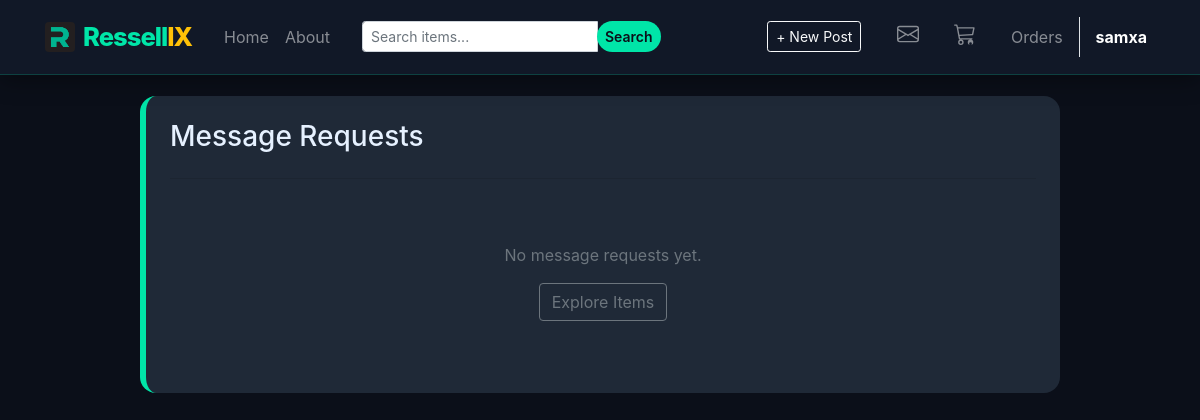
The app's page /inbox/ (signed in), older data.
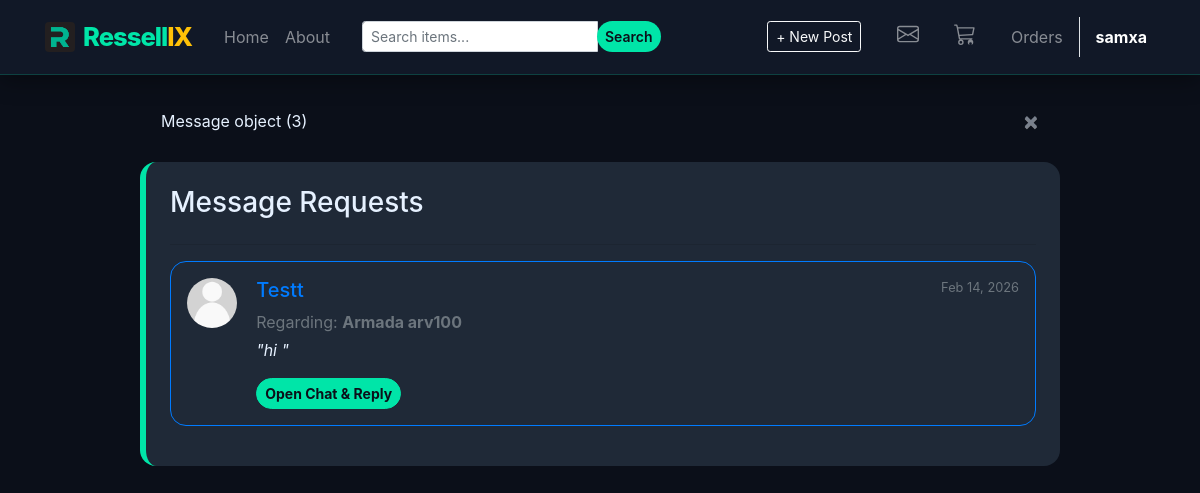
The same page, newer data.
### users/models.py (models this page shows, shortened)
class Message(models.Model):
    sender = models.ForeignKey(User, on_delete=models.CASCADE, related_name='sent_messages')
    receiver = models.ForeignKey(User, on_delete=models.CASCADE, related_name='received_messages')
    post = models.ForeignKey(Post, on_delete=models.CASCADE, null=True, blank=True)
    content = models.TextField()
    timestamp = models.DateTimeField(auto_now_add=True)
    is_read = models.BooleanField(default=False)
    class Meta:
        ordering = ['-timestamp']

class Profile(models.Model):
    user = models.OneToOneField(User, on_delete=models.CASCADE)
    image = models.ImageField(default='default.jpg', upload_to='profile_pics')
    phone_number = models.CharField(max_length=20, blank=True, null=True)

### blog/models.py (models this page shows, shortened)
class Post(models.Model):
    title = models.CharField(max_length=100)
    content = models.TextField()
    date_posted = models.DateTimeField(default=timezone.now)
    author = models.ForeignKey(User, on_delete=models.CASCADE)
    image = models.ImageField(upload_to='post_images/', blank=True, null=True)
    price = models.DecimalField(max_digits=10, decimal_places=2, default=0)

### blog/views.py (the view)
# urls.py: path('inbox/', inbox, name='inbox'),
@login_required
def inbox(request):
    user_messages = Message.objects.filter(
        Q(receiver=request.user) | Q(sender=request.user)
    ).select_related('sender', 'receiver', 'post').order_by('-timestamp')
    received_requests = Message.objects.filter(receiver=request.user).order_by('-timestamp')
    return render(request, 'blog/inbox.html', {'messages': received_requests})

### templates/blog/inbox.html
{% extends "blog/base.html" %}
{% block content %}
<div class="content-section shadow-sm p-4">
    <h3 class="mb-4">Message Requests</h3>
    <hr>
    {% if messages %}
        {% for message in messages %}
            <div class="media content-section border {% if not message.is_read %}border-primary{% endif %} p-3 mb-3">
                <img class="rounded-circle mr-3" src="{{ message.sender.profile.image.url }}" style="width: 50px; height: 50px;">
                <div class="media-body">
                    <div class="d-flex justify-content-between">
                        <h5 class="mt-0 text-primary">{{ message.sender.username }}</h5>
                        <small class="text-muted">{{ message.timestamp|date:"M d, Y" }}</small>
                    </div>
                    <p class="mb-1 text-secondary">Regarding: <strong>{{ message.post.title }}</strong></p>
                    <p class="font-italic">"{{ message.content|truncatechars:100 }}"</p>
                    <a href="{% url 'chat-view' message.post.id message.sender.id %}" class="btn btn-info btn-sm">Open Chat & Reply</a>
                </div>
            </div>
        {% endfor %}
    {% else %}
        <div class="text-center py-5">
            <p class="text-muted">No message requests yet.</p>
            <a href="{% url 'blog-home' %}" class="btn btn-outline-secondary">Explore Items</a>
        </div>
    {% endif %}
</div>
{% endblock %}

### templates/blog/base.html (shortened to what this page needs)
{% load static %}
<!DOCTYPE html>
<html lang="en">
<head>
    <link rel="stylesheet" href="https://maxcdn.bootstrapcdn.com/bootstrap/4.0.0/css/bootstrap.min.css">
    <link rel="stylesheet" type="text/css" href="{% static 'blog/main.css' %}">
</head>
<body>
    <header class="site-header">
      <nav class="navbar navbar-expand-md navbar-dark bg-steel fixed-top shadow-sm">
        <div class="container">
          <a class="navbar-brand mr-4 fw-bold d-flex align-items-center" href="{% url 'blog-home' %}">
            <img src="{% static 'blog/logo.png' %}" width="30" height="30" alt="R">
            Ressell<span class="text-warning">IX</span>
          </a>
          <div class="collapse navbar-collapse" id="navbarToggle">
            <div class="navbar-nav mr-auto align-items-center">
              <a class="nav-item nav-link" href="{% url 'blog-home' %}">Home</a>
              <a class="nav-item nav-link" href="{% url 'blog-about' %}">About</a>
              <form class="form-inline ml-lg-4" action="{% url 'blog-home' %}" method="GET">
                <div class="input-group input-group-sm">
                    <input name="q" class="form-control" type="text" placeholder="Search items..." value="{{ request.GET.q }}">
                    <div class="input-group-append">
                        <button class="btn btn-warning" type="submit">Search</button>
                    </div>
                </div>
              </form>
            </div>
            <div class="navbar-nav align-items-center">
              {% if user.is_authenticated %}
                <a class="nav-item nav-link mr-3" href="{% url 'post-create' %}">
                  <span class="btn btn-outline-light btn-sm">+ New Post</span>
                </a>
                <a class="nav-item nav-link mr-3" href="{% url 'inbox' %}" title="Messages">
                </a>
                <a class="nav-item nav-link mr-3 position-relative" href="{% url 'cart-detail' %}" title="Cart">
                </a>
                <a class="nav-item nav-link mr-2" href="{% url 'my-purchases' %}">Orders</a>
                <a class="nav-item nav-link font-weight-bold text-white border-left pl-3" href="{% url 'profile' %}">
                    {{ user.username }}
                </a>
              {% else %}
                <a class="nav-item nav-link" href="{% url 'login' %}">Login</a>
                <a class="nav-item nav-link border border-light rounded px-3 ml-2" href="{% url 'register' %}">Register</a>
              {% endif %}
            </div>
          </div>
        </div>
      </nav>
    </header>
    <main role="main" class="container mt-5 pt-5">
      <div class="row justify-content-center">
        <div class="col-md-10">
          {% if messages %}
            {% for message in messages %}
              <div class="alert alert-{{ message.tags }} alert-dismissible fade show" role="alert">
                {{ message }}
                <button type="button" class="close" data-dismiss="alert" aria-label="Close">
                  <span aria-hidden="true">&times;</span>
                </button>
              </div>
            {% endfor %}
          {% endif %}
          {% block content %}{% endblock %}
        </div>
      </div>
    </main>
</body>
</html>

Row changes from the older to the newer data that the page shows:
added Message: id "Message object (3)", sender.profile.image (placeholder picture), sender.username "Testt", timestamp "Feb 14, 2026", post "Armada arv100", content "hi"
Text that changed along with them:
text no longer shown: "No message requests yet. Explore Items"
